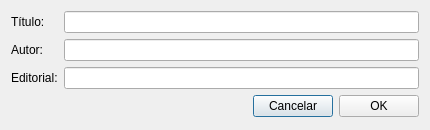
<?xml version="1.0" encoding="UTF-8"?>
<ui version="4.0">
 <class>AgregaDialog</class>
 <widget class="QDialog" name="AgregaDialog">
  <property name="geometry">
   <rect>
    <x>0</x>
    <y>0</y>
    <width>430</width>
    <height>130</height>
   </rect>
  </property>
  <property name="windowTitle">
   <string>Agrega Libro</string>
  </property>
  <layout class="QVBoxLayout" name="verticalLayout">
   <item>
    <layout class="QGridLayout" name="gridLayout">
     <item row="0" column="0">
      <widget class="QLabel" name="label">
       <property name="text">
        <string>Título:</string>
       </property>
      </widget>
     </item>
     <item row="0" column="1">
      <widget class="QLineEdit" name="titulo">
       <property name="whatsThis">
        <string>Título del libro</string>
       </property>
      </widget>
     </item>
     <item row="1" column="0">
      <widget class="QLabel" name="label_2">
       <property name="text">
        <string>Autor:</string>
       </property>
      </widget>
     </item>
     <item row="1" column="1">
      <widget class="QLineEdit" name="autor">
       <property name="whatsThis">
        <string>Autor del libro</string>
       </property>
      </widget>
     </item>
     <item row="2" column="0">
      <widget class="QLabel" name="label_3">
       <property name="text">
        <string>Editorial:</string>
       </property>
      </widget>
     </item>
     <item row="2" column="1">
      <widget class="QLineEdit" name="editorial">
       <property name="whatsThis">
        <string>Editorial del libro</string>
       </property>
      </widget>
     </item>
    </layout>
   </item>
   <item>
    <layout class="QHBoxLayout" name="horizontalLayout">
     <item>
      <spacer name="horizontalSpacer">
       <property name="orientation">
        <enum>Qt::Horizontal</enum>
       </property>
       <property name="sizeHint" stdset="0">
        <size>
         <width>40</width>
         <height>20</height>
        </size>
       </property>
      </spacer>
     </item>
     <item>
      <widget class="QPushButton" name="cancelar">
       <property name="text">
        <string>Cancelar</string>
       </property>
       <property name="icon">
        <iconset resource="icons.qrc">
         <normaloff>:/cancel.png</normaloff>:/cancel.png</iconset>
       </property>
      </widget>
     </item>
     <item>
      <widget class="QPushButton" name="aceptar">
       <property name="text">
        <string>OK</string>
       </property>
       <property name="icon">
        <iconset resource="icons.qrc">
         <normaloff>:/accept.png</normaloff>:/accept.png</iconset>
       </property>
      </widget>
     </item>
    </layout>
   </item>
  </layout>
 </widget>
 <resources>
  <include location="icons.qrc"/>
 </resources>
 <connections/>
</ui>
